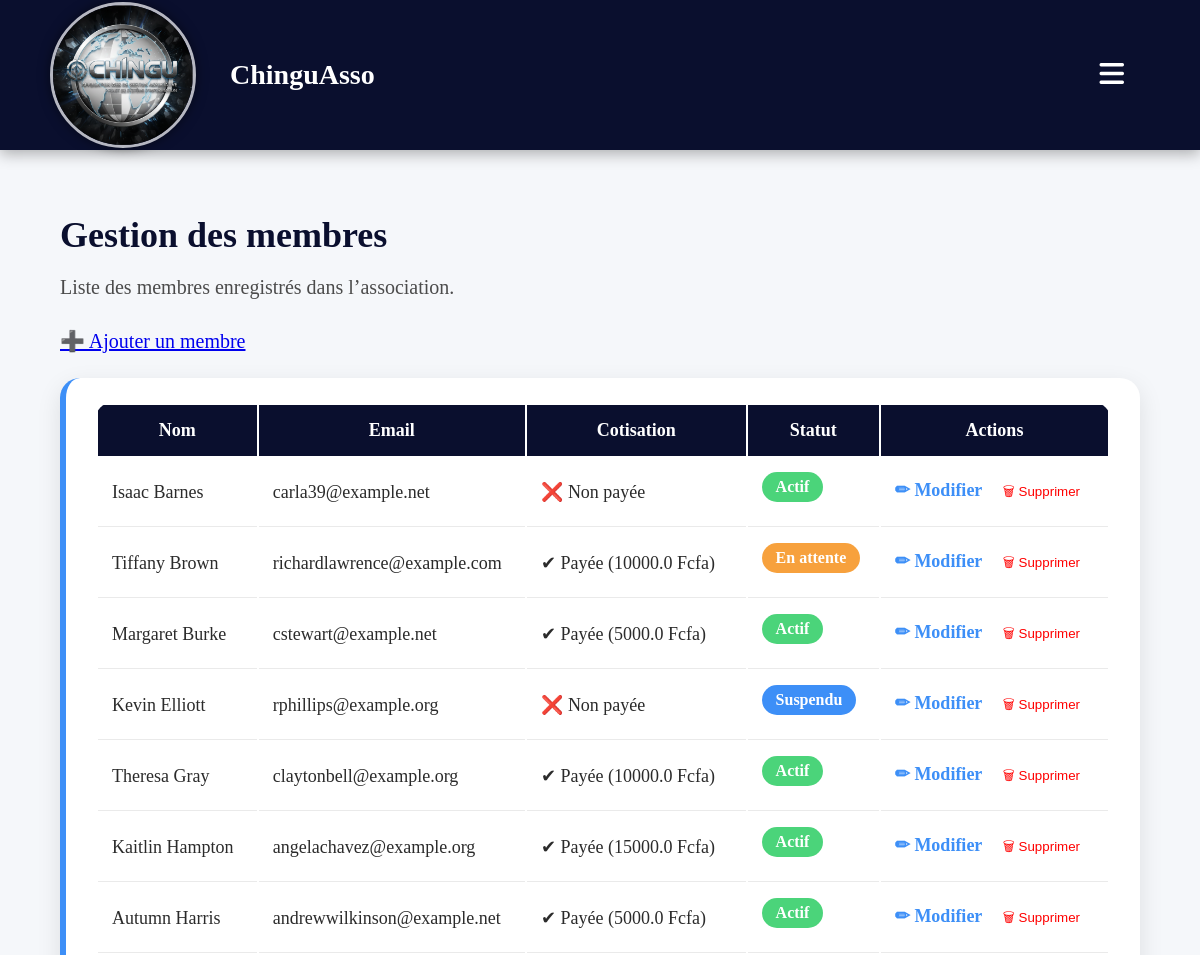
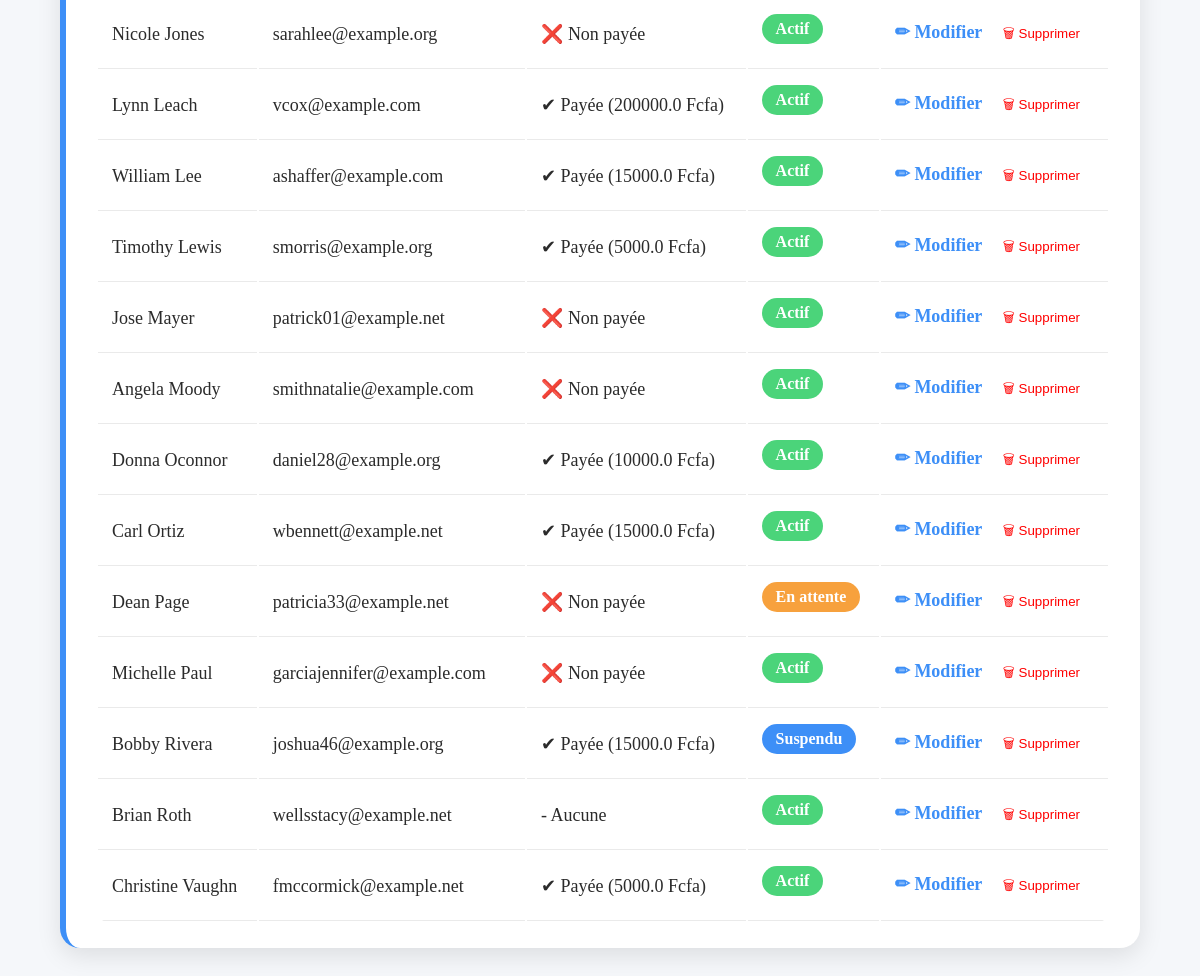
/members, run on the app's committed database (2 pictures, top to bottom).
### models.py (models this page shows, shortened)
class Member(db.Model):
    __tablename__ = "members"
    id = db.Column(db.Integer, primary_key=True)
    first_name = db.Column(db.String(120), nullable=False)
    last_name = db.Column(db.String(120), nullable=False)
    email = db.Column(db.String(255), unique=True, nullable=False)
    joined_on = db.Column(db.Date, default=date.today, nullable=False)
    status = db.Column(db.String(20), default="Actif")
    participations = db.relationship("Participation", back_populates="member", cascade="all, delete-orphan")
    dues = db.relationship("Due", back_populates="member", cascade="all, delete-orphan")

class Due(db.Model):
    __tablename__ = "dues"
    id = db.Column(db.Integer, primary_key=True)
    member_id = db.Column(db.Integer, db.ForeignKey("members.id"), nullable=False)
    year = db.Column(db.Integer, nullable=False)
    amount = db.Column(db.Float, nullable=False, default=20.0)
    paid = db.Column(db.Boolean, nullable=False, default=False)
    member = db.relationship("Member", back_populates="dues")
    __table_args__ = (
        db.UniqueConstraint("member_id", "year", name="uq_member_year"),
    )

### app.py (the view, shortened to what this page needs)
@app.route("/members")
def members_list():
    q = request.args.get("q", "").strip()
    query = Member.query
    members = query.order_by(Member.last_name.asc()).all()
    return render_template("members_list.html", members=members, q=q)

### templates/members_list.html (shortened to what this page needs)
{% extends "base.html" %}
{% block content %}
<h1 class="section-title">Gestion des membres</h1>
<p class="section-subtitle">Liste des membres enregistrés dans l’association.</p>
<a href="{{ url_for('members_new') }}" class="btn-gold" style="margin-bottom: 25px; display: inline-block;">
    ➕ Ajouter un membre
</a>
<div class="card">
    <table>
        <thead>
            <tr>
                <th>Nom</th>
                <th>Email</th>
                <th>Cotisation</th>
                <th>Statut</th>
                <th>Actions</th>
            </tr>
        </thead>
        <tbody>
            {% for m in members %}
            <tr>
                <td>{{ m.first_name }} {{ m.last_name }}</td>
                <td>{{ m.email }}</td>
              <td>
                {% set latest_due = m.dues|last %}
                {% if latest_due %}
                    {% if latest_due.paid %}
                        ✔ Payée ({{ latest_due.amount }} Fcfa)
                    {% else %}
                        ❌ Non payée
                    {% endif %}
                {% else %}
                    - Aucune
                {% endif %}
            </td>
                <td>
                    {% if m.status == "Actif" %}
                        <span class="badge badge-green">Actif</span>
                    {% elif m.status == "En attente" %}
                        <span class="badge badge-orange">En attente</span>
                    {% else %}
                        <span class="badge badge-blue">Suspendu</span>
                    {% endif %}
                </td>
                <td>
                    <a href="{{ url_for('members_edit', member_id=m.id) }}" style="margin-right: 10px;">✏ Modifier</a>
                    <form action="{{ url_for('member_delete', member_id=m.id) }}" method="post" class="delete-form" style="display:inline;">
                        <button type="button" class="delete-btn" style="background:none;border:none;color:red;cursor:pointer;">
                            🗑 Supprimer
                        </button>
                    </form>
                </td>
            </tr>
            {% endfor %}
        </tbody>
    </table>
</div>
{% endblock %}

### static/style.css (style rules this page uses)
:root { --primary: #C66A25; --secondary: #2B2B2B; --light: #FFFFFF; --gray-light: #F2F2F2; --gray-dark: #878787; --success: #2E8B57; --danger: #B83227; --warning: #D4A017; }
body { background-color: #f5f7fa; margin: 0; padding: 0; font-family: Cambria, serif; font-size: 20px; color: #2b2b2b; }
.section-title { font-size: 36px; color: #0a0f2e; font-weight: bold; margin-bottom: 10px; }
.section-subtitle { font-size: 20px; margin-bottom: 30px; color: #4b4b4b; }
.card { background-color: #ffffff; border-radius: 20px; padding: 25px 30px; box-shadow: 0 8px 24px rgba(0,0,0,0.1); transition: 0.3s ease; border-left: 6px solid #3d8ff7; margin-bottom: 30px; }
.badge { display: inline-block; padding: 6px 14px; border-radius: 50px; font-size: 16px; color: white; margin-bottom: 10px; font-weight: bold; }
.badge-blue { background-color: #3d8ff7; }
.badge-green { background-color: #4bd47a; }
.badge-orange { background-color: #f7a13d; }
.card a { text-decoration: none; font-weight: bold; color: #3d8ff7; transition: 0.2s; }
table { width: 100%; background: #fff; border-radius: 15px; overflow: hidden; font-size: 18px; }
table th { background-color: #0a0f2e; color: white; padding: 15px; }
table td { padding: 14px; border-bottom: 1px solid #eaeaea; }

### data on the page
Member: first_name "Isaac", last_name "Barnes", email "carla39@example.net", shows "❌ Non payée", status "Actif"
Member: first_name "Tiffany", last_name "Brown", email "richardlawrence@example.com", status "En attente"
Due: amount "10000.0"
Member: first_name "Margaret", last_name "Burke", email "cstewart@example.net", status "Actif"
Due: amount "5000.0"
Member: first_name "Kevin", last_name "Elliott", email "rphillips@example.org", shows "❌ Non payée", status "Suspendu"
Member: first_name "Theresa", last_name "Gray", email "claytonbell@example.org", status "Actif"
Due: amount "10000.0"
Member: first_name "Kaitlin", last_name "Hampton", email "angelachavez@example.org", status "Actif"
Due: amount "15000.0"
Member: first_name "Autumn", last_name "Harris", email "andrewwilkinson@example.net", status "Actif"
Due: amount "5000.0"
Member: first_name "Nicole", last_name "Jones", email "sarahlee@example.org", shows "❌ Non payée", status "Actif"
Member: first_name "Lynn", last_name "Leach", email "vcox@example.com", status "Actif"
Due: amount "200000.0"
Member: first_name "William", last_name "Lee", email "ashaffer@example.com", status "Actif"
Due: amount "15000.0"
Member: first_name "Timothy", last_name "Lewis", email "smorris@example.org", status "Actif"
Due: amount "5000.0"
Member: first_name "Jose", last_name "Mayer", email "patrick01@example.net", shows "❌ Non payée", status "Actif"
Member: first_name "Angela", last_name "Moody", email "smithnatalie@example.com", shows "❌ Non payée", status "Actif"
Member: first_name "Donna", last_name "Oconnor", email "daniel28@example.org", status "Actif"
Due: amount "10000.0"
Member: first_name "Carl", last_name "Ortiz", email "wbennett@example.net", status "Actif"
Due: amount "15000.0"
Member: first_name "Dean", last_name "Page", email "patricia33@example.net", shows "❌ Non payée", status "En attente"
Member: first_name "Michelle", last_name "Paul", email "garciajennifer@example.com", shows "❌ Non payée", status "Actif"
Member: first_name "Bobby", last_name "Rivera", email "joshua46@example.org", status "Suspendu"
Due: amount "15000.0"
Member: first_name "Brian", last_name "Roth", email "wellsstacy@example.net", shows "- Aucune", status "Actif"
Member: first_name "Christine", last_name "Vaughn", email "fmccormick@example.net", status "Actif"
Due: amount "5000.0"
